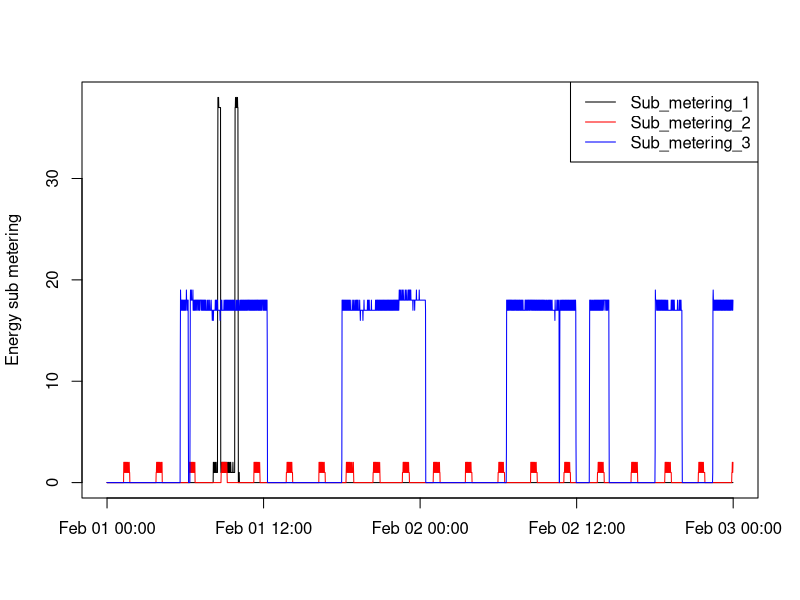
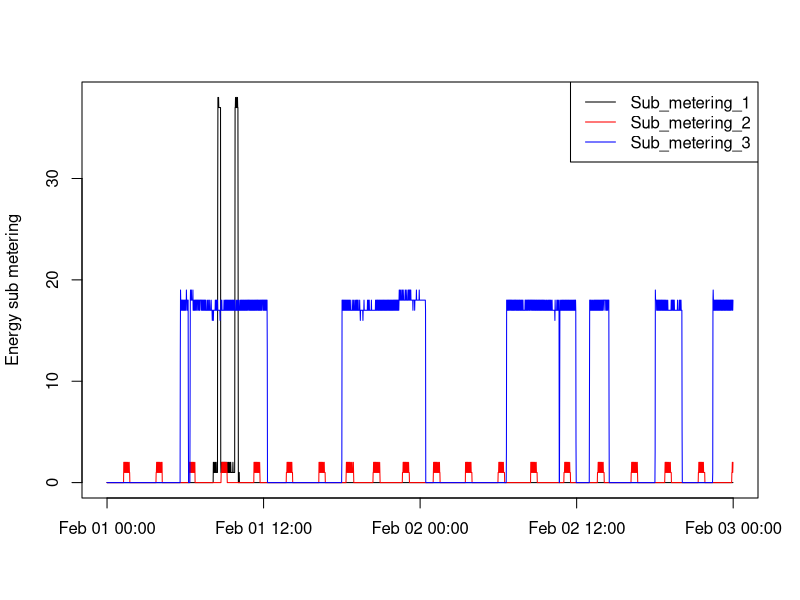

Generate these figures, in order, with R:
#file "mydata.txt" contains only data for relevant days: February 1st and February 2nd 2007

#1. loading data
mydata <- read.table("mydata.txt", header = TRUE, sep=";")

#2. transforming into date and time format
mytime <- paste(mydata$Date, mydata$Time, sep = " ")
mytime <- strptime(mytime, "%d/%m/%Y %H:%M:%S")
mydata <- cbind(mytime, mydata)

#3. printing a graph
plot(mydata$mytime, mydata$Sub_metering_1, type = "l",
     xlab = "", ylab = "Energy sub metering")
lines(mydata$mytime, mydata$Sub_metering_2, type="l", col = "red")
lines(mydata$mytime, mydata$Sub_metering_3, type="l", col = "blue")
legend("topright", lty = 1, col = c("black", "red", "blue"), 
       legend = c("Sub_metering_1", "Sub_metering_2", "Sub_metering_3"))

#4. Saving as a png file
dev.copy(png, "plot3.png")
png("plot3.png", width = 480, height = 480)
plot(mydata$mytime, mydata$Sub_metering_1, type = "l",
     xlab = "", ylab = "Energy sub metering")
lines(mydata$mytime, mydata$Sub_metering_2, type="l", col = "red")
lines(mydata$mytime, mydata$Sub_metering_3, type="l", col = "blue")
legend("topright", lty = 1, col = c("black", "red", "blue"), 
       legend = c("Sub_metering_1", "Sub_metering_2", "Sub_metering_3"))
dev.off()

